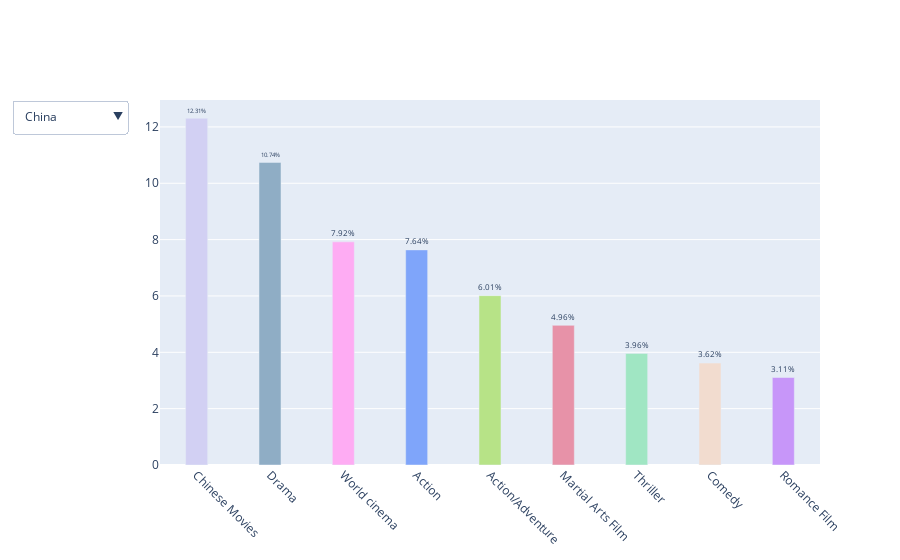

Source (notebook cell):
### Code cell
china_trace = visualize_genres('China', country_genre['China'], set_visible=True)
japan_trace = visualize_genres('Japan', country_genre['Japan'])
india_trace = visualize_genres('India', country_genre['India'])
germany_trace = visualize_genres('Germany', country_genre['Germany'])
north_korea_trace = visualize_genres('North Korea', country_genre['North Korea'])
france_trace = visualize_genres('France', country_genre['France'])
ussr_trace = visualize_genres('Soviet Union', country_genre['USSR'])
us_trace = visualize_genres('United States', country_genre['United States'])
romania_trace = visualize_genres('Romania', country_genre['Romania'])
vietnam_trace = visualize_genres('Vietnam', country_genre['Vietnam'])
afghanistan_trace = visualize_genres('Afghanistan', country_genre['Afghanistan'])

fig = go.Figure()
fig.add_traces([china_trace, japan_trace, india_trace, germany_trace, north_korea_trace, france_trace, ussr_trace, us_trace, romania_trace, vietnam_trace, afghanistan_trace])

fig.update_layout(
    xaxis=dict(
        tickangle=45 
    )
)

num_traces = len(fig.data)
visibility_states = [[False] * num_traces for _ in range(num_traces)]

for i in range(num_traces):
    visibility_states[i][i] = True

buttons = [
    dict(method='update',
         label=fig.data[i].name, 
         args=[{'visible': visibility_states[i]},
               {'title': f'Genre Distribution for {fig.data[i].name}'}])
    for i in range(num_traces)
]

fig.update_layout(
    updatemenus=[{
        'buttons': buttons,
        'direction': 'down',
        'showactive': True,
    }]
)

### Figure 1 — Plotly figure (JSON) as saved in the notebook; plotly's stock layout.template omitted (floating-point values rounded to 4 significant figures)
{"data": [{"customdata": [432, 377, 278, 268, 211, 174, 139, 127, 109], "hovertemplate": "%{x}<br>%{y:.2f}%<br>Movies: %{customdata}<extra></extra>", "marker": {"color": ["#d2d0f3", "#8fadc5", "#feacf3", "#7fa5fa", "#b7e387", "#e792a8", "#a0e6c3", "#f2dccf", "#c796f9"]}, "name": "China", "text": ["12.31%", "10.74%", "7.92%", "7.64%", "6.01%", "4.96%", "3.96%", "3.62%", "3.11%"], "textposition": "outside", "type": "bar", "visible": true, "width": 0.3, "x": ["Chinese Movies", "Drama", "World cinema", "Action", "Action/Adventure", "Martial Arts Film", "Thriller", "Comedy", "Romance Film"], "y": [12.31, 10.74, 7.92, 7.635, 6.011, 4.957, 3.96, 3.618, 3.105]}, {"customdata": [552, 423, 317, 251, 172, 147, 145, 129], "hovertemplate": "%{x}<br>%{y:.2f}%<br>Movies: %{customdata}<extra></extra>", "marker": {"color": ["#ee8382", "#8fadc5", "#feacf3", "#7fa5fa", "#b7e387", "#f2dccf", "#a0e6c3", "#a7b2d8"]}, "name": "Japan", "text": ["13.04%", "9.99%", "7.49%", "5.93%", "4.06%", "3.47%", "3.42%", "3.05%"], "textposition": "outside", "type": "bar", "visible": false, "width": 0.3, "x": ["Japanese Movies", "Drama", "World cinema", "Action", "Action/Adventure", "Comedy", "Thriller", "Science Fiction"], "y": [13.04, 9.991, 7.487, 5.928, 4.062, 3.472, 3.425, 3.047]}, {"customdata": [1340, 710, 573, 485, 423, 405, 325, 273, 257], "hovertemplate": "%{x}<br>%{y:.2f}%<br>Movies: %{customdata}<extra></extra>", "marker": {"color": ["#8fadc5", "#feacf3", "#c796f9", "#e587d1", "#bcd5b7", "#7fa5fa", "#f2dccf", "#a0e6c3", "#b3afbb"]}, "name": "India", "text": ["20.58%", "10.91%", "8.80%", "7.45%", "6.50%", "6.22%", "4.99%", "4.19%", "3.95%"], "textposition": "outside", "type": "bar", "visible": false, "width": 0.3, "x": ["Drama", "World cinema", "Romance Film", "Bollywood", "Musical", "Action", "Comedy", "Thriller", "Romantic drama"], "y": [20.58, 10.91, 8.802, 7.45, 6.498, 6.221, 4.992, 4.194, 3.948]}, {"customdata": [579, 290, 187, 164, 154, 129, 126, 122], "hovertemplate": "%{x}<br>%{y:.2f}%<br>Movies: %{customdata}<extra></extra>", "marker": {"color": ["#8fadc5", "#e3a9fa", "#feacf3", "#a0e6c3", "#7fa5fa", "#bcbfcd", "#f2dccf", "#c796f9"]}, "name": "Germany", "text": ["16.70%", "8.36%", "5.39%", "4.73%", "4.44%", "3.72%", "3.63%", "3.52%"], "textposition": "outside", "type": "bar", "visible": false, "width": 0.3, "x": ["Drama", "War film", "World cinema", "Thriller", "Action", "Black-and-white", "Comedy", "Romance Film"], "y": [16.7, 8.362, 5.392, 4.729, 4.441, 3.72, 3.633, 3.518]}, {"customdata": [29, 22, 19, 15, 14, 13, 7, 6], "hovertemplate": "%{x}<br>%{y:.2f}%<br>Movies: %{customdata}<extra></extra>", "marker": {"color": ["#8fadc5", "#7fa5fa", "#a0e6c3", "#e3a9fa", "#b7e387", "#feacf3", "#9bd7eb", "#c796f9"]}, "name": "North Korea", "text": ["14.80%", "11.22%", "9.69%", "7.65%", "7.14%", "6.63%", "3.57%", "3.06%"], "textposition": "outside", "type": "bar", "visible": false, "width": 0.3, "x": ["Drama", "Action", "Thriller", "War film", "Action/Adventure", "World cinema", "Mystery", "Romance Film"], "y": [14.8, 11.22, 9.694, 7.653, 7.143, 6.633, 3.571, 3.061]}, {"customdata": [939, 427, 403, 386, 240, 237, 210, 206], "hovertemplate": "%{x}<br>%{y:.2f}%<br>Movies: %{customdata}<extra></extra>", "marker": {"color": ["#8fadc5", "#f2dccf", "#c796f9", "#feacf3", "#a0e6c3", "#bcbfcd", "#7fa5fa", "#b3afbb"]}, "name": "France", "text": ["14.59%", "6.63%", "6.26%", "6.00%", "3.73%", "3.68%", "3.26%", "3.20%"], "textposition": "outside", "type": "bar", "visible": false, "width": 0.3, "x": ["Drama", "Comedy", "Romance Film", "World cinema", "Thriller", "Black-and-white", "Action", "Romantic drama"], "y": [14.59, 6.634, 6.261, 5.997, 3.728, 3.682, 3.262, 3.2]}, {"customdata": [77, 45, 44, 35, 29, 25, 22, 22, 17], "hovertemplate": "%{x}<br>%{y:.2f}%<br>Movies: %{customdata}<extra></extra>", "marker": {"color": ["#8fadc5", "#a0e6c3", "#7fa5fa", "#e3a9fa", "#b7e387", "#ebe7c7", "#a7b2d8", "#f2dccf", "#feacf3"]}, "name": "Soviet Union", "text": ["13.77%", "8.05%", "7.87%", "6.26%", "5.19%", "4.47%", "3.94%", "3.94%", "3.04%"], "textposition": "outside", "type": "bar", "visible": false, "width": 0.3, "x": ["Drama", "Thriller", "Action", "War film", "Action/Adventure", "Spy", "Science Fiction", "Comedy", "World cinema"], "y": [13.77, 8.05, 7.871, 6.261, 5.188, 4.472, 3.936, 3.936, 3.041]}, {"customdata": [4411, 2599, 2031, 1853, 1508, 1376, 1366], "hovertemplate": "%{x}<br>%{y:.2f}%<br>Movies: %{customdata}<extra></extra>", "marker": {"color": ["#8fadc5", "#f2dccf", "#a0e6c3", "#7fa5fa", "#c796f9", "#d9888b", "#b7e387"]}, "name": "United States", "text": ["11.22%", "6.61%", "5.17%", "4.71%", "3.84%", "3.50%", "3.48%"], "textposition": "outside", "type": "bar", "visible": false, "width": 0.3, "x": ["Drama", "Comedy", "Thriller", "Action", "Romance Film", "Crime Fiction", "Action/Adventure"], "y": [11.22, 6.613, 5.167, 4.715, 3.837, 3.501, 3.475]}, {"customdata": [36, 16, 14, 13, 13, 11, 11, 10, 8], "hovertemplate": "%{x}<br>%{y:.2f}%<br>Movies: %{customdata}<extra></extra>", "marker": {"color": ["#8fadc5", "#b6e8da", "#a0e6c3", "#c796f9", "#feacf3", "#f2dccf", "#7fa5fa", "#b7e387", "#e3a9fa"]}, "name": "Romania", "text": ["15.06%", "6.69%", "5.86%", "5.44%", "5.44%", "4.60%", "4.60%", "4.18%", "3.35%"], "textposition": "outside", "type": "bar", "visible": false, "width": 0.3, "x": ["Drama", "Horror", "Thriller", "Romance Film", "World cinema", "Comedy", "Action", "Action/Adventure", "War film"], "y": [15.06, 6.695, 5.858, 5.439, 5.439, 4.603, 4.603, 4.184, 3.347]}, {"customdata": [77, 60, 55, 37, 36, 19], "hovertemplate": "%{x}<br>%{y:.2f}%<br>Movies: %{customdata}<extra></extra>", "marker": {"color": ["#8fadc5", "#7fa5fa", "#e3a9fa", "#a0e6c3", "#b7e387", "#feacf3"]}, "name": "Vietnam", "text": ["13.44%", "10.47%", "9.60%", "6.46%", "6.28%", "3.32%"], "textposition": "outside", "type": "bar", "visible": false, "width": 0.3, "x": ["Drama", "Action", "War film", "Thriller", "Action/Adventure", "World cinema"], "y": [13.44, 10.47, 9.599, 6.457, 6.283, 3.316]}, {"customdata": [35, 23, 14, 14, 13, 12, 10, 7], "hovertemplate": "%{x}<br>%{y:.2f}%<br>Movies: %{customdata}<extra></extra>", "marker": {"color": ["#8fadc5", "#e3a9fa", "#a0e6c3", "#7fa5fa", "#feacf3", "#8593b1", "#b7e387", "#d9888b"]}, "name": "Afghanistan", "text": ["15.49%", "10.18%", "6.19%", "6.19%", "5.75%", "5.31%", "4.42%", "3.10%"], "textposition": "outside", "type": "bar", "visible": false, "width": 0.3, "x": ["Drama", "War film", "Thriller", "Action", "World cinema", "Documentary", "Action/Adventure", "Crime Fiction"], "y": [15.49, 10.18, 6.195, 6.195, 5.752, 5.31, 4.425, 3.097]}], "layout": {"updatemenus": [{"buttons": [{"args": [{"visible": [true, false, false, false, false, false, false, false, false, false, false]}, {"title": "Genre Distribution for China"}], "label": "China", "method": "update"}, {"args": [{"visible": [false, true, false, false, false, false, false, false, false, false, false]}, {"title": "Genre Distribution for Japan"}], "label": "Japan", "method": "update"}, {"args": [{"visible": [false, false, true, false, false, false, false, false, false, false, false]}, {"title": "Genre Distribution for India"}], "label": "India", "method": "update"}, {"args": [{"visible": [false, false, false, true, false, false, false, false, false, false, false]}, {"title": "Genre Distribution for Germany"}], "label": "Germany", "method": "update"}, {"args": [{"visible": [false, false, false, false, true, false, false, false, false, false, false]}, {"title": "Genre Distribution for North Korea"}], "label": "North Korea", "method": "update"}, {"args": [{"visible": [false, false, false, false, false, true, false, false, false, false, false]}, {"title": "Genre Distribution for France"}], "label": "France", "method": "update"}, {"args": [{"visible": [false, false, false, false, false, false, true, false, false, false, false]}, {"title": "Genre Distribution for Soviet Union"}], "label": "Soviet Union", "method": "update"}, {"args": [{"visible": [false, false, false, false, false, false, false, true, false, false, false]}, {"title": "Genre Distribution for United States"}], "label": "United States", "method": "update"}, {"args": [{"visible": [false, false, false, false, false, false, false, false, true, false, false]}, {"title": "Genre Distribution for Romania"}], "label": "Romania", "method": "update"}, {"args": [{"visible": [false, false, false, false, false, false, false, false, false, true, false]}, {"title": "Genre Distribution for Vietnam"}], "label": "Vietnam", "method": "update"}, {"args": [{"visible": [false, false, false, false, false, false, false, false, false, false, true]}, {"title": "Genre Distribution for Afghanistan"}], "label": "Afghanistan", "method": "update"}], "direction": "down", "showactive": true}], "xaxis": {"tickangle": 45}}}
